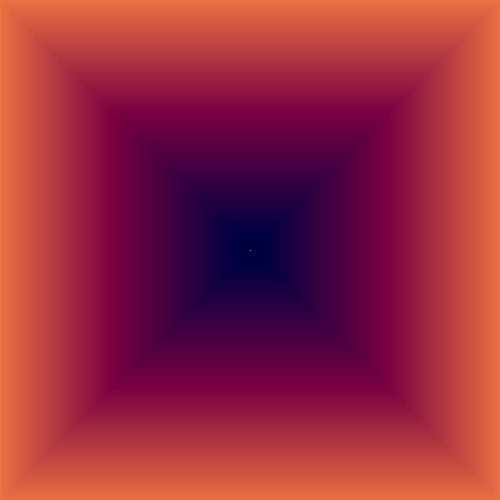
#> input picture auto_gifs/frames/0.png, 500 x 500 px; its folder holds 4 pictures in this run
$ python -i frames2gif.py   (imports and definitions only)   (Python 2 division)   (older library calls are emulated)
#> lines starting #> are read from the running program, lines starting #| are printed output that depends on the picture
from PIL import Image
import random
import os

def frames2gifs():
	path, dirs, files = next(os.walk("frames"))
	file_count = len(files)
	image_var=[]
	frames = []
	width = 500
	height = 500
	count =1
	temp_image = Image.new("1", (width, height), (255))
#> temp_image: PIL image 500x500 1; every value is 1
	out_scale = random.randint(1,10) * 10
	distort = random.randint(1,10) * 10

	for x in range(file_count-1):
		image_file = ("frames/"+str (count-1)+'.png')
		new_frame = Image.open(image_file)
#> new_frame is the input picture: PIL image 500x500 RGB; mean R, G, B 150.7, 42.7, 65
		imResize = new_frame.resize((distort, distort), Image.BICUBIC)
		imResize2 = imResize.resize((400-out_scale,400-out_scale), Image.ANTIALIAS)
		imResize2.quantize(colors=256)
		imResize2 = imResize2.convert('P', palette=imResize2.getpalette(), colors=16)
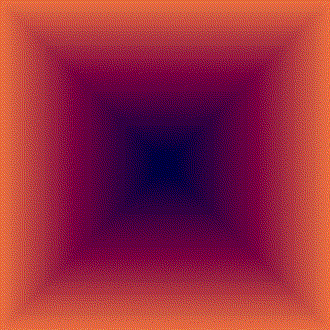
#> imResize2: PIL image 330x330 P; mean R, G, B 150.6, 42.5, 64.5
		frames.append(imResize2)
		count = count + 1
#> pass 2 of the loop in frames2gifs, `for x in range(file_count-1):`:
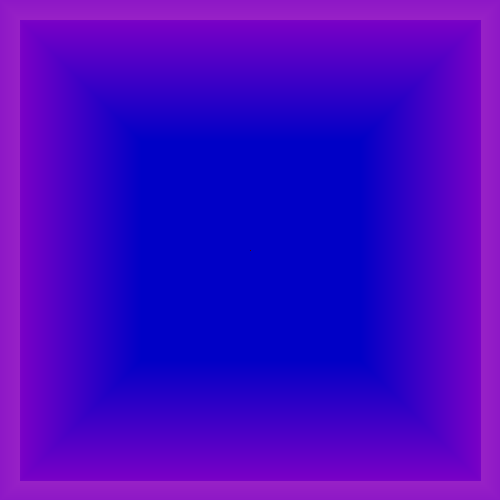
#> input picture auto_gifs/frames/1.png, 500 x 500 px
#> in frames2gifs, new_frame is the input picture: PIL image 500x500 RGB; mean R, G, B 66.8, 4.3, 198
#> in frames2gifs, `imResize2 = imResize2.convert('P', palette=imResize2.getpalette(), col..`:
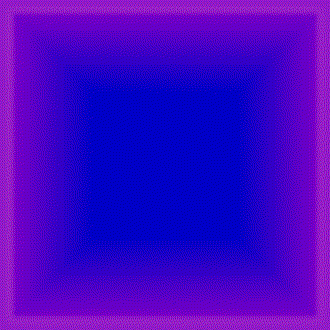
#> imResize2: PIL image 330x330 P; mean R, G, B 66.9, 4.4, 198.4
	frames[0].save("fade.gif", save_all=True, append_images=frames[1:], duration=250, loop=0,optimize=True)


	print "++++++++++++++++++++++++++++++++++++++++++"
	print "Frames in .gif ==> " + str (file_count)
	print "++++++++++++++++++++++++++++++++++++++++++"
	file_count = 0

#> (the run stopped early here; a loop or call above may not have finished)
